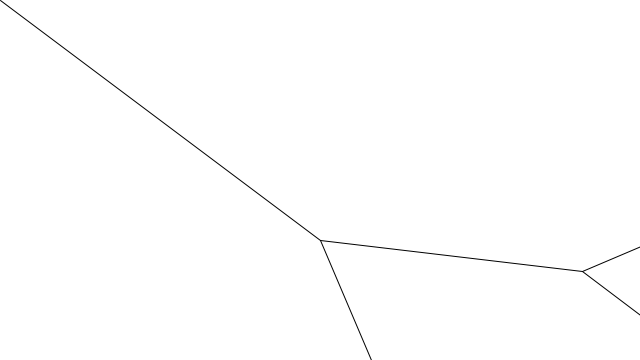
Frame 1 (no input)
Frame 60 (the mouse pressed at the canvas centre just before this capture): identical to frame 1, image omitted
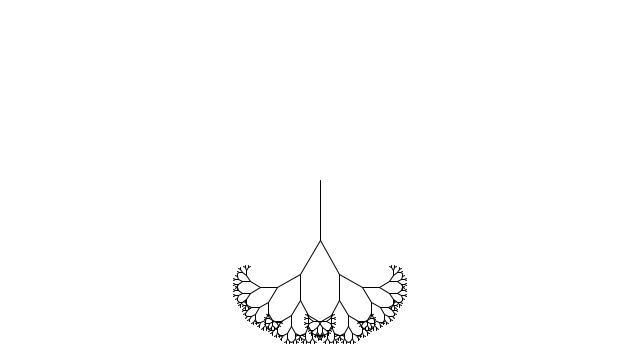
Frame 120 (the mouse held since frame 60 and released just before this capture)

The Processing sketch that drew these frames (run headless with seeded random() and noise(); from frame 60 on, the mouse is pressed at the canvas centre):

// Processing sketch: SimpleRecursiveTree
// ── SimpleRecursiveTree.pde
void setup() {
  size(640, 360);
}

void draw() {
  background(255);
  stroke(0);
 
  PVector bottomVec = new PVector(mouseX, mouseY);
  PVector topVec = new PVector(width/2, height-120);
  PVector diffVector = PVector.sub(bottomVec, topVec);
    
  float a = -(atan2(diffVector.x,diffVector.y)); //Somehow angles are inverted, fix this
  
  pushMatrix();
  translate(topVec. x, topVec.y);
  line(0, 0, diffVector.x, diffVector.y);
  rotate((a)); 
  
  branch(diffVector.mag(), 0); 
  popMatrix();
}

void branch(float h, float lineAngle) {
  
  float theta = radians(30);
  // Each branch will be 2/3rds the size of the previous one
  h *= 0.66;
  
  // All recursive functions must have an exit condition!!!!
  // Here, ours is when the length of the branch is 2 pixels or less
  if (h > 2) {
    pushMatrix();    // Save the current state of transformation (i.e. where are we now)
    rotate(theta + radians(lineAngle));   // Rotate by theta
    line(0, 0, 0, -h);  // Draw the branch
    translate(0, -h); // Move to the end of the branch
    branch(h, lineAngle);       // Ok, now call myself to draw two new branches!!
    popMatrix();     // Whenever we get back here, we "pop" in order to restore the previous matrix state
    
    // Repeat the same thing, only branch off to the "left" this time!
    pushMatrix();
    rotate(-theta+radians(lineAngle));
    line(0, 0, 0, -h);
    translate(0, -h);
    branch(h, lineAngle);
    popMatrix();
    
  } 
}
